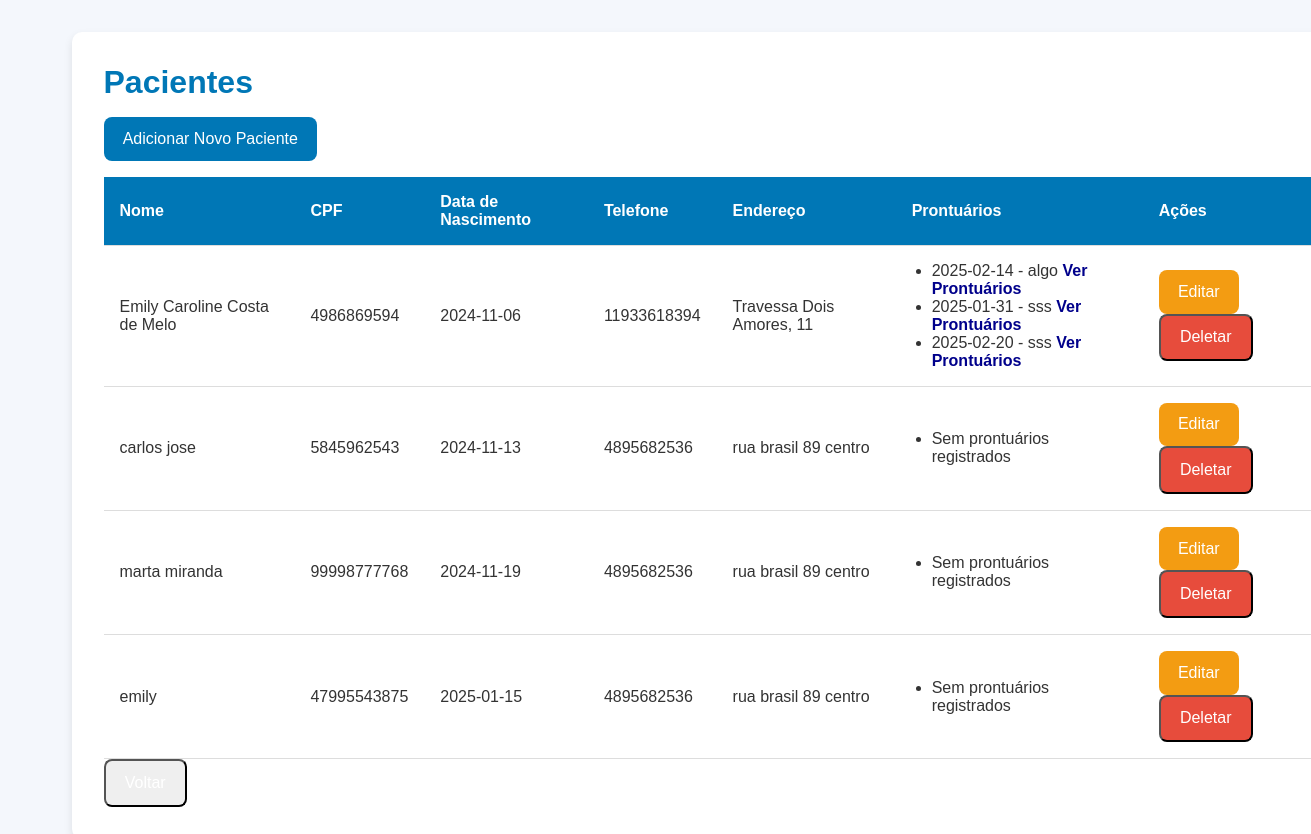
/pacientes/, run on an earlier commit of the app's database.
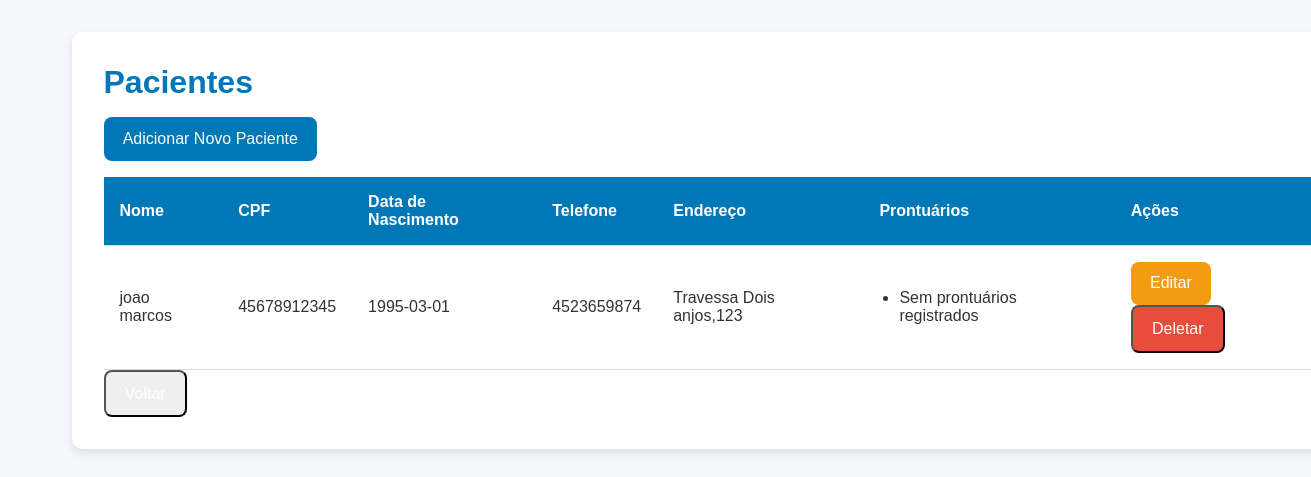
And on a later commit of the database.
### models.py (models this page shows)
class Paciente(db.Model):
    id = db.Column(db.Integer, primary_key=True)
    nome = db.Column(db.String(120), nullable=False)
    cpf = db.Column(db.String(11), unique=True, nullable=False)
    telefone = db.Column(db.String(15))
    endereco = db.Column(db.String(255))
    data_nascimento = db.Column(db.Date, nullable=False)
    prontuarios = db.relationship('Prontuario', backref='paciente_relacao', lazy=True)
    consultas = db.relationship('Consulta', backref='paciente_relacao', lazy=True)
    agendamentos = db.relationship('Agendamento', backref='paciente_relacao', lazy=True)

class Prontuario(db.Model):
    id = db.Column(db.Integer, primary_key=True)
    data = db.Column(db.Date, nullable=False)
    diagnostico = db.Column(db.String(255))
    prescricoes = db.Column(db.String(255))
    paciente_id = db.Column(db.Integer, db.ForeignKey('paciente.id'), nullable=False)
    paciente = db.relationship('Paciente', backref='prontuarios_relacao')

### controllers/paciente_controller.py (the view)
@paciente_bp.route('/')
def listar_pacientes():
    pacientes = Paciente.query.all()
    return render_template('listar_pacientes.html', pacientes=pacientes)

### templates/listar_pacientes.html (shortened to what this page needs)
<!DOCTYPE html>
<html lang="pt-BR">
<head>
    <link rel="stylesheet" href="{{ url_for('static', filename='css/lista_paciente.css') }}">
</head>
<body>
    <div class="page-container">
        <div class="list-container">
            <h1>Pacientes</h1>
            <a href="{{ url_for('paciente.adicionar_paciente') }}" class="btn btn-primary">Adicionar Novo Paciente</a>
            <div class="table-responsive">
                <table class="patient-table">
                    <thead>
                        <tr>
                            <th>Nome</th>
                            <th>CPF</th>
                            <th>Data de Nascimento</th>
                            <th>Telefone</th>
                            <th>Endereço</th>
                            <th>Prontuários</th>
                            <th>Ações</th>
                        </tr>
                    </thead>
                    <tbody>
                        {% for paciente in pacientes %}
                            <tr>
                                <td>{{ paciente.nome }}</td>
                                <td>{{ paciente.cpf }}</td>
                                <td>{{ paciente.data_nascimento }}</td>
                                <td>{{ paciente.telefone }}</td>
                                <td>{{ paciente.endereco }}</td>
                                <td>
                                    <ul>
                                        {% for prontuario in paciente.prontuarios %}
                                            <li>
                                                {{ prontuario.data }} - {{ prontuario.diagnostico }}
                                                <a href="{{ url_for('prontuario.listar_prontuarios', paciente_id=paciente.id) }}" class="ver-prontuarios-link">Ver Prontuários</a>
                                            </li>
                                        {% else %}
                                            <li>Sem prontuários registrados</li>
                                        {% endfor %}
                                    </ul>
                                </td>
                                <td>
                                    <a href="{{ url_for('paciente.atualizar_paciente', id=paciente.id) }}" class="btn btn-warning">Editar</a>
                                    <form action="{{ url_for('paciente.deletar_paciente', id=paciente.id) }}" method="post" style="display:inline;" onsubmit="return confirm('Tem certeza que deseja deletar este paciente?');">
                                        <button type="submit" class="btn btn-danger">Deletar</button>
                                    </form>
                                </td>
                            </tr>
                        {% endfor %}
                    </tbody>
                </table>
                <button type="button" class="btn btn-secondary" onclick="history.back()">Voltar</button>
            </div>
        </div>
    </div>
</body>
</html>

What changed in the data, as far as the page shows it:
removed Paciente: nome "Emily Caroline Costa de Melo", cpf "4986869594", data_nascimento "2024-11-06", telefone "11933618394", endereco "Travessa Dois Amores, 11"
removed Prontuario: data "2025-02-14", diagnostico "algo"
removed Prontuario: data "2025-01-31", diagnostico "sss"
removed Prontuario: data "2025-02-20", diagnostico "sss"
removed Paciente: nome "carlos jose", cpf "5845962543", data_nascimento "2024-11-13", telefone "4895682536", endereco "rua brasil 89 centro"
removed Paciente: nome "marta miranda", cpf "99998777768", data_nascimento "2024-11-19", telefone "4895682536", endereco "rua brasil 89 centro"
removed Paciente: nome "emily", cpf "47995543875", data_nascimento "2025-01-15", telefone "4895682536", endereco "rua brasil 89 centro"
added Paciente: nome "joao marcos", cpf "45678912345", data_nascimento "1995-03-01", telefone "4523659874", endereco "Travessa Dois anjos,123"
